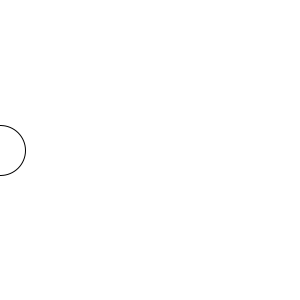
Frame 1 (no input)
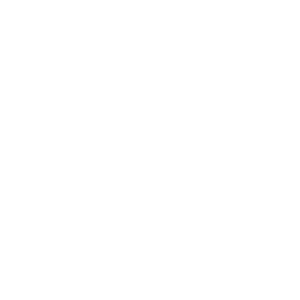
Frame 60 (the mouse pressed at the canvas centre just before this capture)
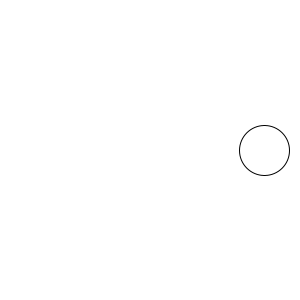
Frame 120 (the mouse held since frame 60 and released just before this capture)

The Processing sketch that drew these frames (run headless with seeded random() and noise(); from frame 60 on, the mouse is pressed at the canvas centre):

// Processing sketch: ballmovingleft
// ── ballmovingleft.pde
int x;

void setup() {
  size(300, 300);
  x = 0;
}

void draw() {
 background(255);
 ellipse(x, 150, 50, 50);
 x = x - 2; 
  if(x<-100) {
    x = 400 ; }
}
